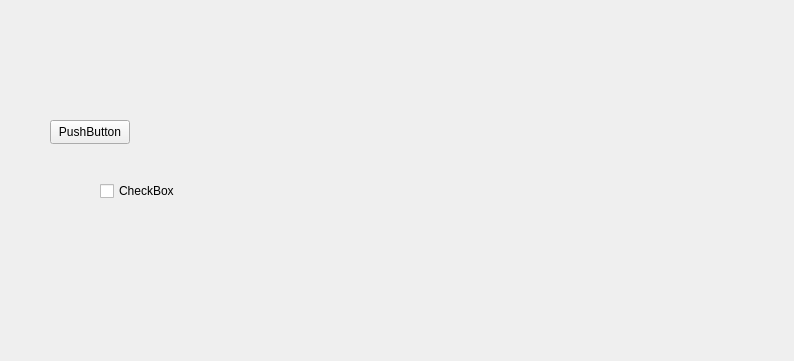
<?xml version="1.0" encoding="UTF-8"?>
<ui version="4.0">
 <class>allemployees</class>
 <widget class="QWidget" name="allemployees">
  <property name="geometry">
   <rect>
    <x>0</x>
    <y>0</y>
    <width>794</width>
    <height>361</height>
   </rect>
  </property>
  <property name="windowTitle">
   <string>Form</string>
  </property>
  <widget class="QPushButton" name="pushButton">
   <property name="geometry">
    <rect>
     <x>50</x>
     <y>120</y>
     <width>80</width>
     <height>24</height>
    </rect>
   </property>
   <property name="text">
    <string>PushButton</string>
   </property>
  </widget>
  <widget class="QCheckBox" name="checkBox">
   <property name="geometry">
    <rect>
     <x>100</x>
     <y>180</y>
     <width>78</width>
     <height>22</height>
    </rect>
   </property>
   <property name="text">
    <string>CheckBox</string>
   </property>
  </widget>
  <widget class="QWidget" name="widget" native="true">
   <property name="geometry">
    <rect>
     <x>250</x>
     <y>110</y>
     <width>120</width>
     <height>80</height>
    </rect>
   </property>
  </widget>
 </widget>
 <resources/>
 <connections/>
</ui>
